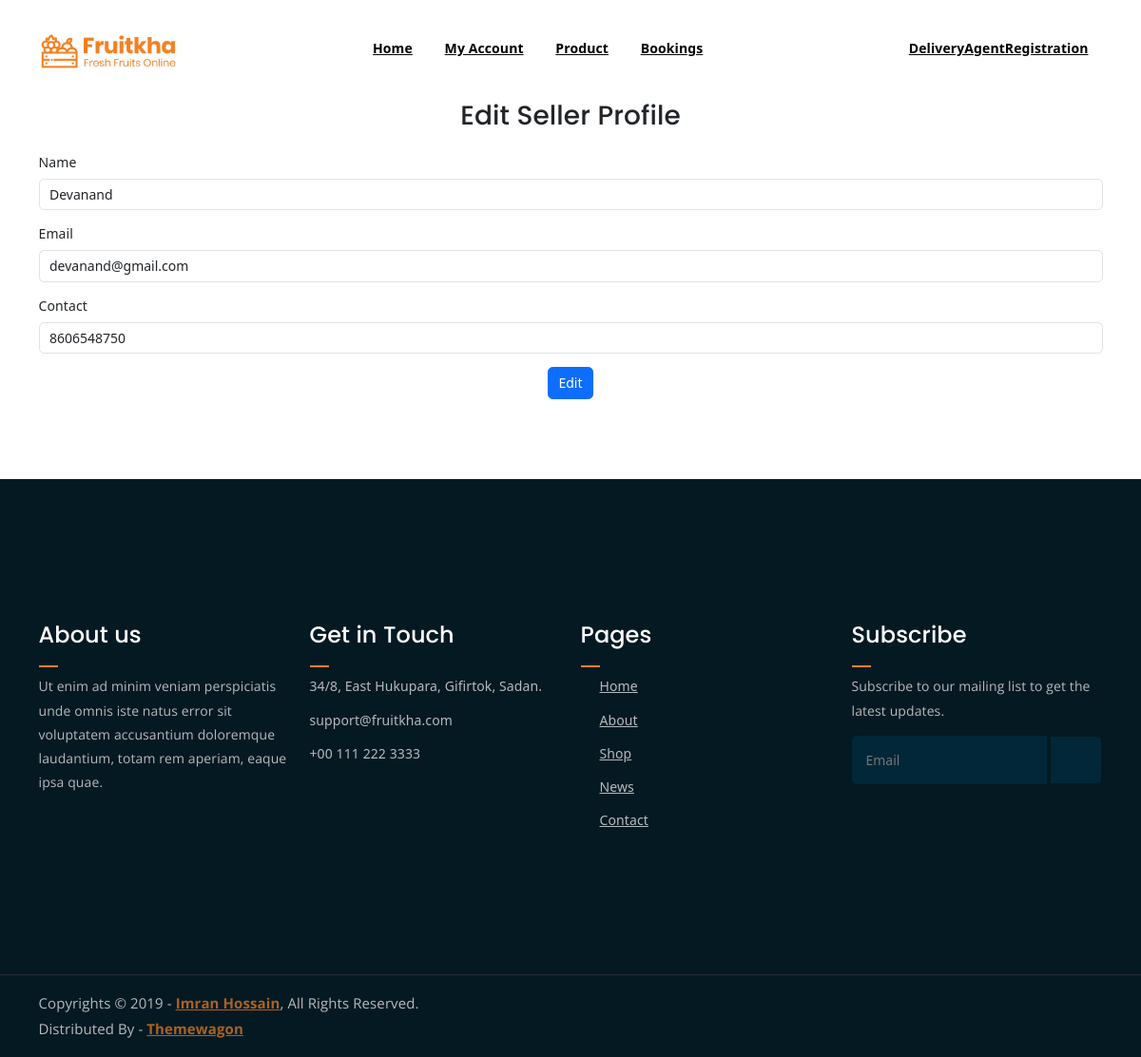
Screenshot of /Project/Seller/EditProfile.php (signed in) with the database file from the repository.
### tables this page shows
CREATE TABLE `tbl_seller` (
  `seller_id` int(11) NOT NULL,
  `seller_name` varchar(100) NOT NULL,
  `seller_email` varchar(100) NOT NULL,
  `seller_contact` varchar(100) NOT NULL,
  `seller_password` varchar(100) NOT NULL,
  `seller_proof` varchar(100) NOT NULL,
  `seller_status` int(11) NOT NULL DEFAULT 0,
  `seller_logo` varchar(400) NOT NULL,
  `place_id` int(11) NOT NULL,
  `seller_gender` varchar(100) NOT NULL,
  `seller_photo` varchar(1000) NOT NULL,
  `district_id` int(100) NOT NULL
);

### Project/Seller/EditProfile.php (the view, shortened to what this page needs)
<?php
include("Head.php");
		?>
		<?php
 $SelSeller="select * from tbl_seller WHERE seller_id='".$_SESSION['sid']."'";
  $resSeller=$con->query($SelSeller);
$data=$resSeller->fetch_assoc();
?>
<!DOCTYPE html PUBLIC "-//W3C//DTD XHTML 1.0 Transitional//EN" "http://www.w3.org/TR/xhtml1/DTD/xhtml1-transitional.dtd">
<html xmlns="http://www.w3.org/1999/xhtml">
<head>
</head>
<br><br><br>
<body>
<div class="container my-5">
    <h2 class="text-center mb-4">Edit Seller Profile</h2>
    <form id="form1" name="form1" method="post" action="">
        <div class="mb-3">
            <label for="txt_name" class="form-label">Name</label>
            <input type="text" class="form-control" name="txt_name" id="txt_name" value="<?php echo $data['seller_name'];?>" placeholder="Enter your name" required>
        </div>
        <div class="mb-3">
            <label for="txt_email" class="form-label">Email</label>
            <input type="email" class="form-control" name="txt_email" id="txt_email" value="<?php echo $data['seller_email'];?>" placeholder="Enter your email" required>
        </div>
        <div class="mb-3">
            <label for="txt_contact" class="form-label">Contact</label>
            <input type="text" class="form-control" name="txt_contact" id="txt_contact" value="<?php echo $data['seller_contact'];?>" placeholder="Enter your contact number" required>
        </div>
        <div class="text-center">
            <button type="submit" name="btn_submit" class="btn btn-primary">Edit</button>
        </div>
    </form>
</div>
</body>
</html><br><br>
<?php
include("Foot.php");
?>

### Project/Assets/Templates/Main/assets/css/main.css (style rules this page uses)
html { font-size: 14px; font-weight: 400; line-height: 28px; height: 100%; }
body { font-family: "Open Sans", sans-serif; font-weight: 400; font-size: 1rem; letter-spacing: 0.1px; line-height: 1.8; color: #051922; overflow-x: hidden; }
h1, .h1, h2, .h2, h3, .h3, h4, .h4, h5, .h5, h6, .h6 { font-family: "Poppins", sans-serif; font-weight: 700; margin: 0 0 1.25rem 0; color: #051922; }
h2, .h2 { font-size: 3rem; font-weight: 700; line-height: 3.25rem; }
html, body { height: 100%; }

### rows the page displays
tbl_seller: txt_name "Devanand", txt_email "devanand@gmail.com", txt_contact "8606548750"
